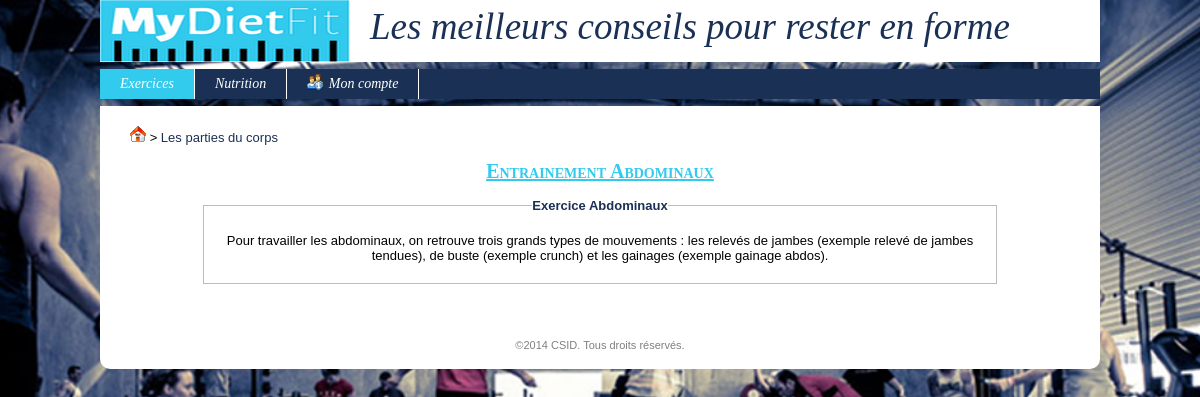
/index.php?uc=exercice&action=entrainement&idPartieCorps=1, run on the app's committed database.
### tables this page shows
CREATE TABLE IF NOT EXISTS `partiecorps` (
  `idPartieCorps` int(11) unsigned NOT NULL AUTO_INCREMENT,
  `libelle` varchar(45) NOT NULL DEFAULT '',
  `descEx` varchar(1000) NOT NULL DEFAULT '',
  `descPgrm` varchar(1000) NOT NULL DEFAULT '',
  PRIMARY KEY (`idPartieCorps`)
);

### modules/fonctions/php/generale.inc.php (called while the page is built, shortened)
<?php
function connexion()
{
	global $_CONFIG;
	$hote = $_CONFIG['DB_ServerHost'];
	$login = $_CONFIG['DB_Username'];
	$mdp = $_CONFIG['DB_Password'];
	$bd = $_CONFIG['DB_Database'];
	$connexion = @mysql_connect($hote, $login, $mdp) or die("<u>Erreur SQL (Connexion au serveur impossible)</u>: ".mysql_error()." <br>");
	return $connexion;
}
function getRequest($nomChamp, $elseValue = null)
{
	return (isset($_REQUEST[$nomChamp]) && $_REQUEST[$nomChamp]) ? $_REQUEST[$nomChamp] : $elseValue;
}
function getMySqlString($champ, $elseValue = null, $noCote = 0)
{
	$cote = ($noCote) ? null : "'";
	if(isset($champ) && $champ) $result = $cote.mysql_real_escape_string($champ, connexion()).$cote;
	else if(is_null($champ) || $champ == "") $result = "NULL";
	else $result = $cote.mysql_real_escape_string($elseValue, connexion()).$cote;
	return $result;
}
?>

### config.inc.php (called while the page is built, shortened)
<?php
$_CONFIG = array
(
	"DB_ServerHost" => "localhost",
	"DB_Username" => "root",
    "DB_Password" => "",
    "DB_Database" => "mydietfit_bdd",
    "DIR_Control" => "controleurs/",
    "DIR_View" => "vues/",
    "DIR_Model" => "modules/fonctions/php/",
    "DIR_Dynamic" => "modules/fonctions/js/",
    "DIR_XML" => "modules/fonctions/xml/",
    "DIR_Plugin" => "modules/plugins/",
    "DIR_CSS" => "modules/themes/",
    "DIR_Attachment" => "ressources/documents/",
    "DIR_Image" => "ressources/images/",
	"EML_Envoi" => false,
	"EML_ServerSMTP" => "",
	"EML_PortSMTP" => "",
);
?>

### modules/fonctions/php/identification.inc.php (called while the page is built, shortened)
<?php
function estConnecte($idUtilisateur = null, $login = null)
{
	$result = isset($_SESSION['idUtilisateur']) && !empty($_SESSION['idUtilisateur']);
	return $result;
}
?>

### modules/fonctions/php/partieCorps.inc.php (called while the page is built, shortened)
<?php
function getUnePartieCorps($idPartieCorps)
{
	$req = "SELECT * FROM partiecorps where idPartieCorps = ".getMySqlString($idPartieCorps);
	$conx = connexion();
	$res = mysql_query($req, $conx) or die ("<u>Erreur SQL (getUnePartieCorps)</u>: ".mysql_error()." <br>");
	$unePartieCorps = mysql_fetch_assoc($res);
	return $unePartieCorps;
}
?>

### vues/v_menu.php (the view, shortened to what this page needs)
	<div id="menu">
		<ul>
			<li <?php if($uc == "exercice") echo "style='background:#32CAED'";?>> <a href="index.php?uc=exercice&action=lstExercice"> Exercices </a>
			</li>
			<li <?php if($uc == "nutrition") echo "style='background:#32CAED'";?>> <a href="index.php?uc=nutrition&action=lstNutrition"> Nutrition </a>
			</li>
			<li> <a href="index.php?uc=identif&action=frmConnexion"><img src="<?php echo $_CONFIG['DIR_Image']; ?>menuUserInfo.png"> <?php if(estConnecte()) echo $_SESSION['login']; else echo "Mon compte"; ?> </a>
			</li>
		</ul>
	</div>
</div>
<div id="content">

### vues/v_headTitre.php
<h2> <?php echo $titre; ?> </h2> <br>

### vues/v_entrainement.php (shortened to what this page needs)
<fieldset>
	<legend><a href="index.php?uc=exercice&action=lstEx&idPartieCorps=<?php echo $unePartieCorps['idPartieCorps'] ?>">Exercice <?php echo $unePartieCorps['libelle'] ?></a></legend>
	<p><?php echo $unePartieCorps['descEx'] ?></p>
</fieldset>
<br>

### data on the page
partiecorps: libelle "Entrainement Abdominaux", libelle "Abdominaux", descEx "Pour travailler les abdominaux, on retrouve trois grands types de mouvements : les relevés de jambes (exemple relevé de jambes tendues), de buste (exemple crunch) et les gainages (exemple gainage abdos)."
